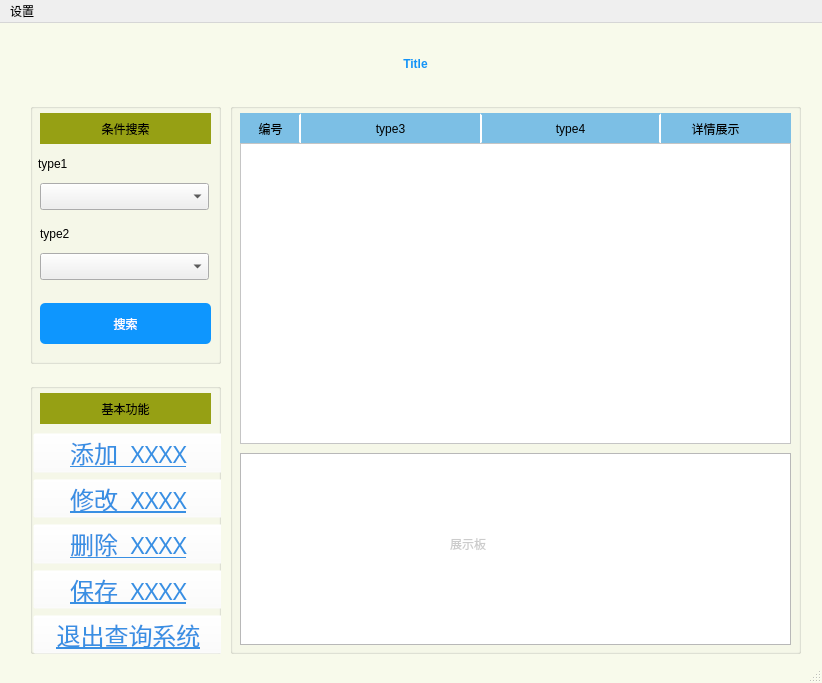
<?xml version="1.0" encoding="UTF-8"?>
<ui version="4.0">
 <class>QMainWindow</class>
 <widget class="QMainWindow" name="QMainWindow">
  <property name="geometry">
   <rect>
    <x>0</x>
    <y>0</y>
    <width>822</width>
    <height>683</height>
   </rect>
  </property>
  <property name="windowTitle">
   <string>查询系统</string>
  </property>
  <property name="autoFillBackground">
   <bool>false</bool>
  </property>
  <property name="styleSheet">
   <string notr="true">QMainWindow
{
background-color: rgb(248, 250, 235);
}</string>
  </property>
  <widget class="QWidget" name="centralwidget">
   <widget class="QWidget" name="horizontalLayoutWidget">
    <property name="geometry">
     <rect>
      <x>30</x>
      <y>10</y>
      <width>771</width>
      <height>61</height>
     </rect>
    </property>
    <layout class="QHBoxLayout" name="horizontalLayout">
     <item>
      <widget class="QLabel" name="title">
       <property name="layoutDirection">
        <enum>Qt::RightToLeft</enum>
       </property>
       <property name="styleSheet">
        <string notr="true">font: 25pt &quot;Adobe Arabic&quot;;
color:#1493f7;
font-weight:bold;</string>
       </property>
       <property name="text">
        <string>Title</string>
       </property>
       <property name="alignment">
        <set>Qt::AlignCenter</set>
       </property>
      </widget>
     </item>
    </layout>
   </widget>
   <widget class="QGroupBox" name="box_search">
    <property name="geometry">
     <rect>
      <x>30</x>
      <y>80</y>
      <width>191</width>
      <height>261</height>
     </rect>
    </property>
    <property name="title">
     <string/>
    </property>
    <widget class="QPushButton" name="btn_search">
     <property name="geometry">
      <rect>
       <x>10</x>
       <y>200</y>
       <width>171</width>
       <height>41</height>
      </rect>
     </property>
     <property name="cursor">
      <cursorShape>PointingHandCursor</cursorShape>
     </property>
     <property name="styleSheet">
      <string notr="true">QPushButton#btn_search
{
    font-family:Microsoft Yahei;
    color:white;
    background-color:rgb(14 , 150 , 254);
    border-radius:5px;
	font: 18pt &quot;.SF NS Text&quot;;
}

QPushButton#btn_search:hover
{
    background-color:rgb(44 , 137 , 255);
}

QPushButton#btn_search:pressed
{
    background-color:rgb(14 , 135 , 228);
    padding-left:3px;
    padding-top:3px;
}</string>
     </property>
     <property name="text">
      <string>搜索</string>
     </property>
    </widget>
    <widget class="QLabel" name="label_2">
     <property name="geometry">
      <rect>
       <x>10</x>
       <y>10</y>
       <width>171</width>
       <height>31</height>
      </rect>
     </property>
     <property name="styleSheet">
      <string notr="true">background-color: rgb(150, 160, 20);
font: 20pt &quot;.SF NS Text&quot;;</string>
     </property>
     <property name="text">
      <string>条件搜索</string>
     </property>
     <property name="alignment">
      <set>Qt::AlignCenter</set>
     </property>
    </widget>
    <widget class="QLabel" name="label_type_first">
     <property name="geometry">
      <rect>
       <x>8</x>
       <y>50</y>
       <width>171</width>
       <height>21</height>
      </rect>
     </property>
     <property name="styleSheet">
      <string notr="true">font: 16pt &quot;.SF NS Text&quot;;
color: ;</string>
     </property>
     <property name="text">
      <string>type1</string>
     </property>
    </widget>
    <widget class="QComboBox" name="type_first">
     <property name="geometry">
      <rect>
       <x>10</x>
       <y>80</y>
       <width>169</width>
       <height>27</height>
      </rect>
     </property>
     <property name="cursor">
      <cursorShape>PointingHandCursor</cursorShape>
     </property>
     <property name="toolTip">
      <string/>
     </property>
     <property name="styleSheet">
      <string notr="true">font: 16pt &quot;.SF NS Text&quot;;</string>
     </property>
     <property name="iconSize">
      <size>
       <width>20</width>
       <height>20</height>
      </size>
     </property>
    </widget>
    <widget class="QLabel" name="label_type_second">
     <property name="geometry">
      <rect>
       <x>10</x>
       <y>120</y>
       <width>169</width>
       <height>21</height>
      </rect>
     </property>
     <property name="styleSheet">
      <string notr="true">font: 16pt &quot;.SF NS Text&quot;;
color: ;</string>
     </property>
     <property name="text">
      <string>type2</string>
     </property>
    </widget>
    <widget class="QComboBox" name="type_second">
     <property name="geometry">
      <rect>
       <x>10</x>
       <y>150</y>
       <width>169</width>
       <height>27</height>
      </rect>
     </property>
     <property name="cursor">
      <cursorShape>PointingHandCursor</cursorShape>
     </property>
     <property name="toolTip">
      <string/>
     </property>
     <property name="styleSheet">
      <string notr="true">font: 16pt &quot;.SF NS Text&quot;;</string>
     </property>
     <property name="iconSize">
      <size>
       <width>20</width>
       <height>20</height>
      </size>
     </property>
    </widget>
   </widget>
   <widget class="QGroupBox" name="box_result">
    <property name="geometry">
     <rect>
      <x>230</x>
      <y>80</y>
      <width>571</width>
      <height>551</height>
     </rect>
    </property>
    <property name="title">
     <string/>
    </property>
    <widget class="QLabel" name="label_type_third">
     <property name="geometry">
      <rect>
       <x>70</x>
       <y>10</y>
       <width>181</width>
       <height>31</height>
      </rect>
     </property>
     <property name="styleSheet">
      <string notr="true">font: 16pt &quot;.SF NS Text&quot;;</string>
     </property>
     <property name="text">
      <string>type3</string>
     </property>
     <property name="alignment">
      <set>Qt::AlignCenter</set>
     </property>
    </widget>
    <widget class="QLabel" name="label_4">
     <property name="geometry">
      <rect>
       <x>10</x>
       <y>10</y>
       <width>551</width>
       <height>31</height>
      </rect>
     </property>
     <property name="styleSheet">
      <string notr="true">background-color: rgb(124, 191, 229);</string>
     </property>
     <property name="text">
      <string/>
     </property>
    </widget>
    <widget class="QLabel" name="label_type_fourth">
     <property name="geometry">
      <rect>
       <x>250</x>
       <y>10</y>
       <width>181</width>
       <height>31</height>
      </rect>
     </property>
     <property name="styleSheet">
      <string notr="true">font: 16pt &quot;.SF NS Text&quot;;
border-style:solid;
border-width:2px;
border-color: rgb(124, 191, 229);;
border-right-color: rgb(255, 255, 255);
border-left-color: rgb(255, 255, 255);</string>
     </property>
     <property name="text">
      <string>type4</string>
     </property>
     <property name="alignment">
      <set>Qt::AlignCenter</set>
     </property>
    </widget>
    <widget class="QLabel" name="label_6">
     <property name="geometry">
      <rect>
       <x>440</x>
       <y>10</y>
       <width>91</width>
       <height>31</height>
      </rect>
     </property>
     <property name="styleSheet">
      <string notr="true">font: 16pt &quot;.SF NS Text&quot;;</string>
     </property>
     <property name="text">
      <string>详情展示</string>
     </property>
     <property name="alignment">
      <set>Qt::AlignCenter</set>
     </property>
    </widget>
    <widget class="QTextBrowser" name="area_detail">
     <property name="geometry">
      <rect>
       <x>10</x>
       <y>350</y>
       <width>551</width>
       <height>192</height>
      </rect>
     </property>
     <property name="styleSheet">
      <string notr="true">font: 12pt &quot;Adobe Arabic&quot;;</string>
     </property>
    </widget>
    <widget class="QLabel" name="label_7">
     <property name="geometry">
      <rect>
       <x>10</x>
       <y>10</y>
       <width>61</width>
       <height>31</height>
      </rect>
     </property>
     <property name="styleSheet">
      <string notr="true">font: 16pt &quot;.SF NS Text&quot;;
border-style:solid;
border-width:2px;
border-color: rgb(124, 191, 229);
border-right-color: rgb(255, 255, 255);</string>
     </property>
     <property name="text">
      <string>编号</string>
     </property>
     <property name="alignment">
      <set>Qt::AlignCenter</set>
     </property>
    </widget>
    <widget class="QWidget" name="verticalLayoutWidget_3">
     <property name="geometry">
      <rect>
       <x>10</x>
       <y>40</y>
       <width>551</width>
       <height>301</height>
      </rect>
     </property>
     <layout class="QVBoxLayout" name="layout_brief">
      <item>
       <widget class="QScrollArea" name="area_brief">
        <property name="styleSheet">
         <string notr="true">background-color: rgb(255, 255, 255);</string>
        </property>
        <property name="widgetResizable">
         <bool>true</bool>
        </property>
        <widget class="QWidget" name="scrollAreaWidgetContents">
         <property name="geometry">
          <rect>
           <x>0</x>
           <y>0</y>
           <width>547</width>
           <height>297</height>
          </rect>
         </property>
         <zorder>label_type_fourth</zorder>
         <zorder>label_4</zorder>
         <zorder>label_type_third</zorder>
         <zorder>label_4</zorder>
        </widget>
       </widget>
      </item>
     </layout>
    </widget>
    <widget class="QLabel" name="label_detail">
     <property name="geometry">
      <rect>
       <x>220</x>
       <y>410</y>
       <width>121</width>
       <height>61</height>
      </rect>
     </property>
     <property name="styleSheet">
      <string notr="true">color: rgb(204, 204, 204);
font: 30pt &quot;.SF NS Text&quot;;</string>
     </property>
     <property name="text">
      <string>展示板</string>
     </property>
    </widget>
    <zorder>label_4</zorder>
    <zorder>label_type_third</zorder>
    <zorder>label_type_fourth</zorder>
    <zorder>label_6</zorder>
    <zorder>area_detail</zorder>
    <zorder>label_7</zorder>
    <zorder>verticalLayoutWidget_3</zorder>
    <zorder>label_detail</zorder>
   </widget>
   <widget class="QGroupBox" name="box_function">
    <property name="geometry">
     <rect>
      <x>30</x>
      <y>360</y>
      <width>191</width>
      <height>271</height>
     </rect>
    </property>
    <property name="title">
     <string/>
    </property>
    <widget class="QWidget" name="verticalLayoutWidget">
     <property name="geometry">
      <rect>
       <x>3</x>
       <y>50</y>
       <width>191</width>
       <height>221</height>
      </rect>
     </property>
     <layout class="QVBoxLayout" name="verticalLayout">
      <item>
       <widget class="QPushButton" name="func_add">
        <property name="font">
         <font>
          <family>.SF NS Text</family>
          <pointsize>18</pointsize>
          <weight>50</weight>
          <italic>false</italic>
          <bold>false</bold>
          <underline>true</underline>
         </font>
        </property>
        <property name="cursor">
         <cursorShape>PointingHandCursor</cursorShape>
        </property>
        <property name="styleSheet">
         <string notr="true">background-color: rgba(255, 255, 255, 0);
font: 18pt &quot;.SF NS Text&quot;;
color: rgb(57, 143, 227);
</string>
        </property>
        <property name="text">
         <string>添加  XXXX</string>
        </property>
       </widget>
      </item>
      <item>
       <widget class="QPushButton" name="func_edit">
        <property name="font">
         <font>
          <family>.SF NS Text</family>
          <pointsize>18</pointsize>
          <weight>50</weight>
          <italic>false</italic>
          <bold>false</bold>
          <underline>true</underline>
         </font>
        </property>
        <property name="cursor">
         <cursorShape>PointingHandCursor</cursorShape>
        </property>
        <property name="styleSheet">
         <string notr="true">background-color: rgba(255, 255, 255, 0);
font: 18pt &quot;.SF NS Text&quot;;
color: rgb(57, 143, 227);
</string>
        </property>
        <property name="text">
         <string>修改  XXXX</string>
        </property>
       </widget>
      </item>
      <item>
       <widget class="QPushButton" name="func_del">
        <property name="font">
         <font>
          <family>.SF NS Text</family>
          <pointsize>18</pointsize>
          <weight>50</weight>
          <italic>false</italic>
          <bold>false</bold>
          <underline>true</underline>
         </font>
        </property>
        <property name="cursor">
         <cursorShape>PointingHandCursor</cursorShape>
        </property>
        <property name="styleSheet">
         <string notr="true">background-color: rgba(255, 255, 255, 0);
font: 18pt &quot;.SF NS Text&quot;;
color: rgb(57, 143, 227);
</string>
        </property>
        <property name="text">
         <string>删除  XXXX</string>
        </property>
       </widget>
      </item>
      <item>
       <widget class="QPushButton" name="func_save">
        <property name="font">
         <font>
          <family>.SF NS Text</family>
          <pointsize>18</pointsize>
          <weight>50</weight>
          <italic>false</italic>
          <bold>false</bold>
          <underline>true</underline>
         </font>
        </property>
        <property name="cursor">
         <cursorShape>PointingHandCursor</cursorShape>
        </property>
        <property name="styleSheet">
         <string notr="true">background-color: rgba(255, 255, 255, 0);
font: 18pt &quot;.SF NS Text&quot;;
color: rgb(57, 143, 227);
</string>
        </property>
        <property name="text">
         <string>保存  XXXX</string>
        </property>
       </widget>
      </item>
      <item>
       <widget class="QPushButton" name="func_exit">
        <property name="font">
         <font>
          <family>.SF NS Text</family>
          <pointsize>18</pointsize>
          <weight>50</weight>
          <italic>false</italic>
          <bold>false</bold>
          <underline>true</underline>
         </font>
        </property>
        <property name="cursor">
         <cursorShape>PointingHandCursor</cursorShape>
        </property>
        <property name="styleSheet">
         <string notr="true">background-color: rgba(255, 255, 255, 0);
font: 18pt &quot;.SF NS Text&quot;;
color: rgb(57, 143, 227);
</string>
        </property>
        <property name="text">
         <string>退出查询系统</string>
        </property>
       </widget>
      </item>
     </layout>
    </widget>
    <widget class="QLabel" name="label">
     <property name="geometry">
      <rect>
       <x>10</x>
       <y>10</y>
       <width>171</width>
       <height>31</height>
      </rect>
     </property>
     <property name="styleSheet">
      <string notr="true">background-color: rgb(150, 160, 20);
font: 20pt &quot;.SF NS Text&quot;;</string>
     </property>
     <property name="text">
      <string>基本功能</string>
     </property>
     <property name="alignment">
      <set>Qt::AlignCenter</set>
     </property>
    </widget>
   </widget>
  </widget>
  <widget class="QMenuBar" name="menubar">
   <property name="geometry">
    <rect>
     <x>0</x>
     <y>0</y>
     <width>822</width>
     <height>23</height>
    </rect>
   </property>
   <widget class="QMenu" name="menu">
    <property name="title">
     <string>设置</string>
    </property>
    <addaction name="actionsettings"/>
   </widget>
   <addaction name="menu"/>
  </widget>
  <widget class="QStatusBar" name="statusbar"/>
  <action name="actionsettings">
   <property name="text">
    <string>系统配置</string>
   </property>
  </action>
 </widget>
 <resources/>
 <connections/>
</ui>
